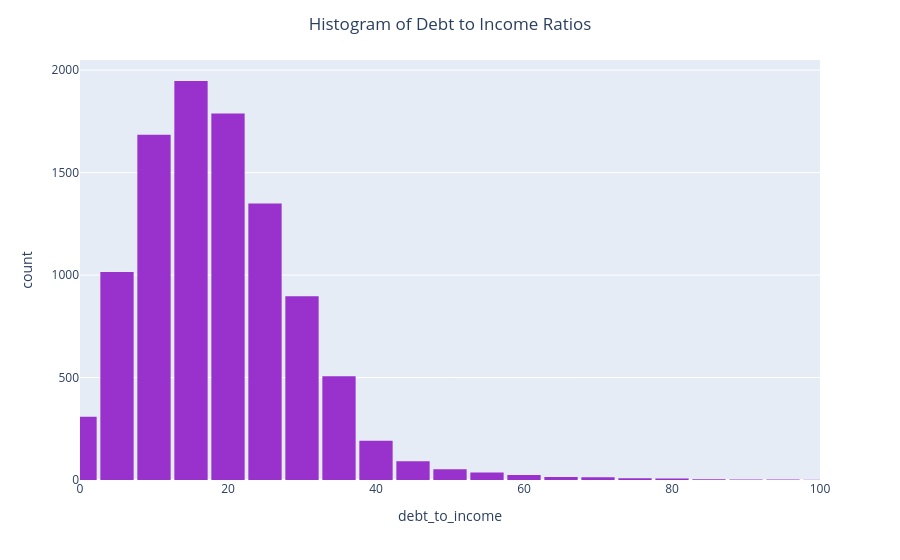

The code cell stored with this chart in its notebook:
### Markdown cell above
**Problem 1** Create a histogram of your own! Try making a histogram of one of the other pieces of numerical data. Make it as fancy as you want. Include some categorical information. Do you learn anything from your graph? If so what?

### Code cell
# Your code here
fig = px.histogram(DF,
                   nbins=100,
                   x='debt_to_income',
                  color_discrete_sequence =
                  ['darkorchid'])

fig.update_layout(bargap=.1,
                  title='Histogram of Debt to Income Ratios',
                  title_x = .5,
                  xaxis={'range':[0, 100]})
fig.show()

### Figure 1 — Plotly figure (JSON) as saved in the notebook; plotly's stock layout.template omitted (floating-point values rounded to 4 significant figures; data arrays with more than 128 entries replaced by an {"elided": "..."} marker saying what was removed)
{"data": [{"bingroup": "x", "hovertemplate": "debt_to_income=%{x}<br>count=%{y}<extra></extra>", "legendgroup": "", "marker": {"color": "darkorchid", "pattern": {"shape": ""}}, "name": "", "nbinsx": 100, "orientation": "v", "showlegend": false, "type": "histogram", "x": {"elided": "10000 float values"}, "xaxis": "x", "yaxis": "y"}], "layout": {"bargap": 0.1, "barmode": "relative", "legend": {"tracegroupgap": 0}, "margin": {"t": 60}, "title": {"text": "Histogram of Debt to Income Ratios", "x": 0.5}, "xaxis": {"anchor": "y", "domain": [0, 1], "range": [0, 100], "title": {"text": "debt_to_income"}}, "yaxis": {"anchor": "x", "domain": [0, 1], "title": {"text": "count"}}}}
